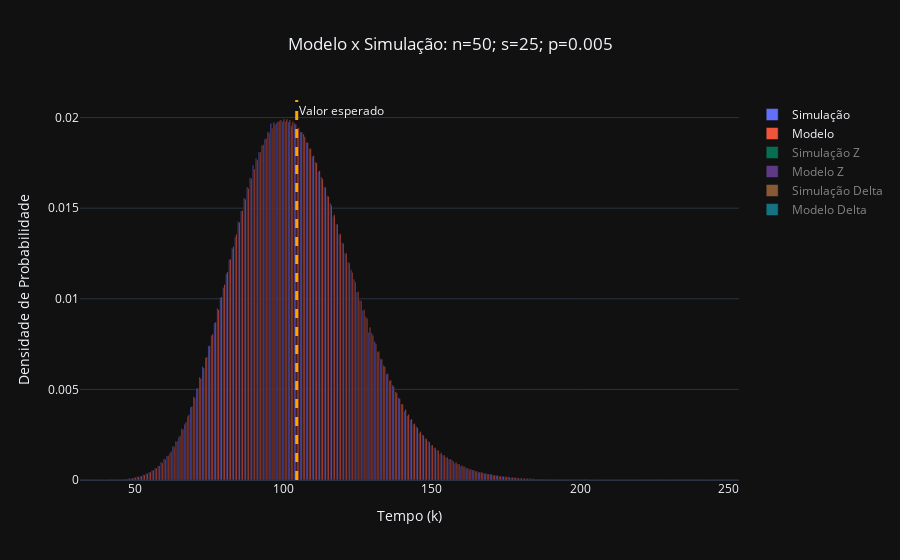
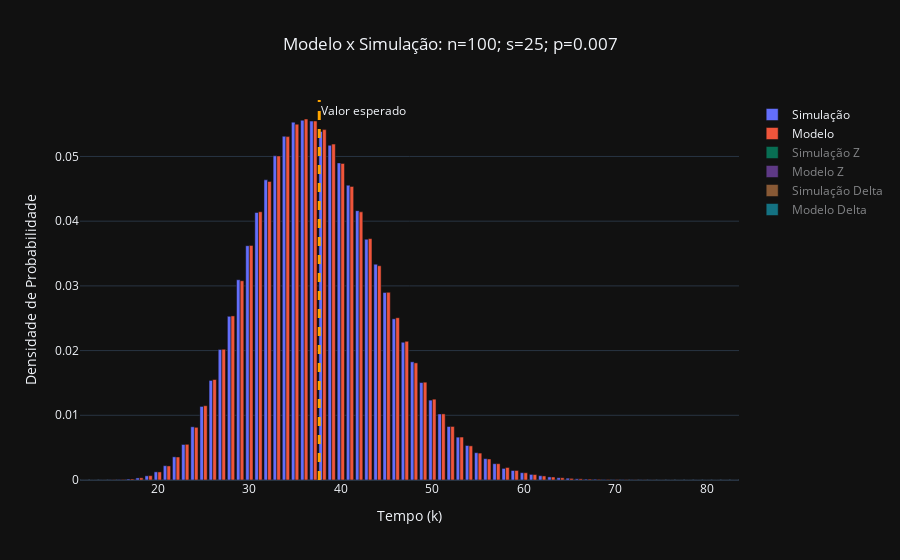
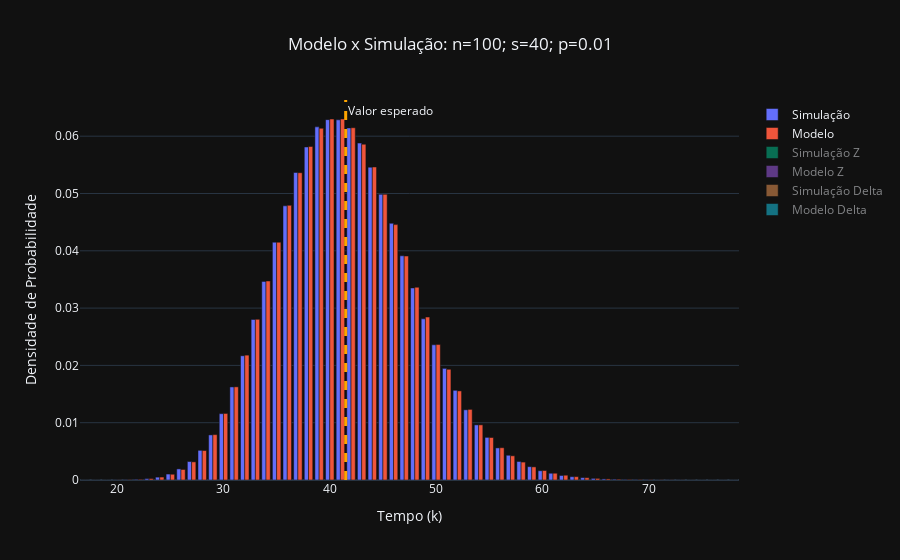

Source (notebook cell) for these figures, in order:
### Code cell
def compare_model_and_sim(n: int, s: int, p: float):
    # Simulation
    sim_data = load_or_generate_simulation(1000000, n, p, s) # Load simulation data
    xs, sim_ys =  build_pmf(sim_data) # Build simulation PMF
    simulation_trace = go.Bar(name="Simulação", x=xs, y=sim_ys) # Create simulation plot

    # Model
    model_ys = tnbinom.pmf(xs, n, s, p) # Compute PMF for model at xs
    model_trace = go.Bar(name="Modelo", x=xs, y=model_ys) # Create model plot
    
    # Mean
    simulation_mean = np.mean(sim_data['results'])
    model_mean = tnbinom.mean(n, s, p)

    # Z Variable
    z_xs, sim_z_ys = build_pmf(sim_data, field='results_z')
    simulation_z_trace = go.Bar(name="Simulação Z", x=z_xs, y=sim_z_ys, visible='legendonly') # Create simulation plot for Z

    model_z_ys = tnbinom.pmf(z_xs, n, np.ceil(s * 0.8), p)
    model_z_trace = go.Bar(name="Modelo Z", x=z_xs, y=model_z_ys, visible='legendonly') # Create simulation plot for Z

    # Z-delta Variable
    delta_xs, sim_delta_ys = build_pmf(sim_data, field='results_delta')
    simulation_delta_trace = go.Bar(name="Simulação Delta", x=delta_xs, y=sim_delta_ys, visible='legendonly') 

    model_delta_ys = tnbinom.pmf(delta_xs, n, s - np.ceil(s * 0.8) - 1, p)
    model_delta_trace = go.Bar(name="Modelo Delta", x=delta_xs, y=model_delta_ys, visible='legendonly')

    # Create plot figure
    fig = go.Figure(data=[
        simulation_trace,
        model_trace,
        simulation_z_trace,
        model_z_trace,
        simulation_delta_trace,
        model_delta_trace,
    ])

    # Add mean v-line
    fig.add_vline(x=simulation_mean, line_width=3, line_dash="dash", line_color="orange", annotation_text='Valor esperado')

    # Customize plot
    fig.update_layout(barmode="group", title={
        'text': f"Modelo x Simulação: n={n}; s={s}; p={p}",
        'xanchor': 'center',
        'x': 0.5
        },
        template="plotly_dark",
                      xaxis_title="Tempo (k)",
                      yaxis_title="Densidade de Probabilidade")
    fig.show()

    
compare_model_and_sim(50, 25, 0.005)
compare_model_and_sim(100, 25, 0.007)
compare_model_and_sim(100, 40, 0.01)
